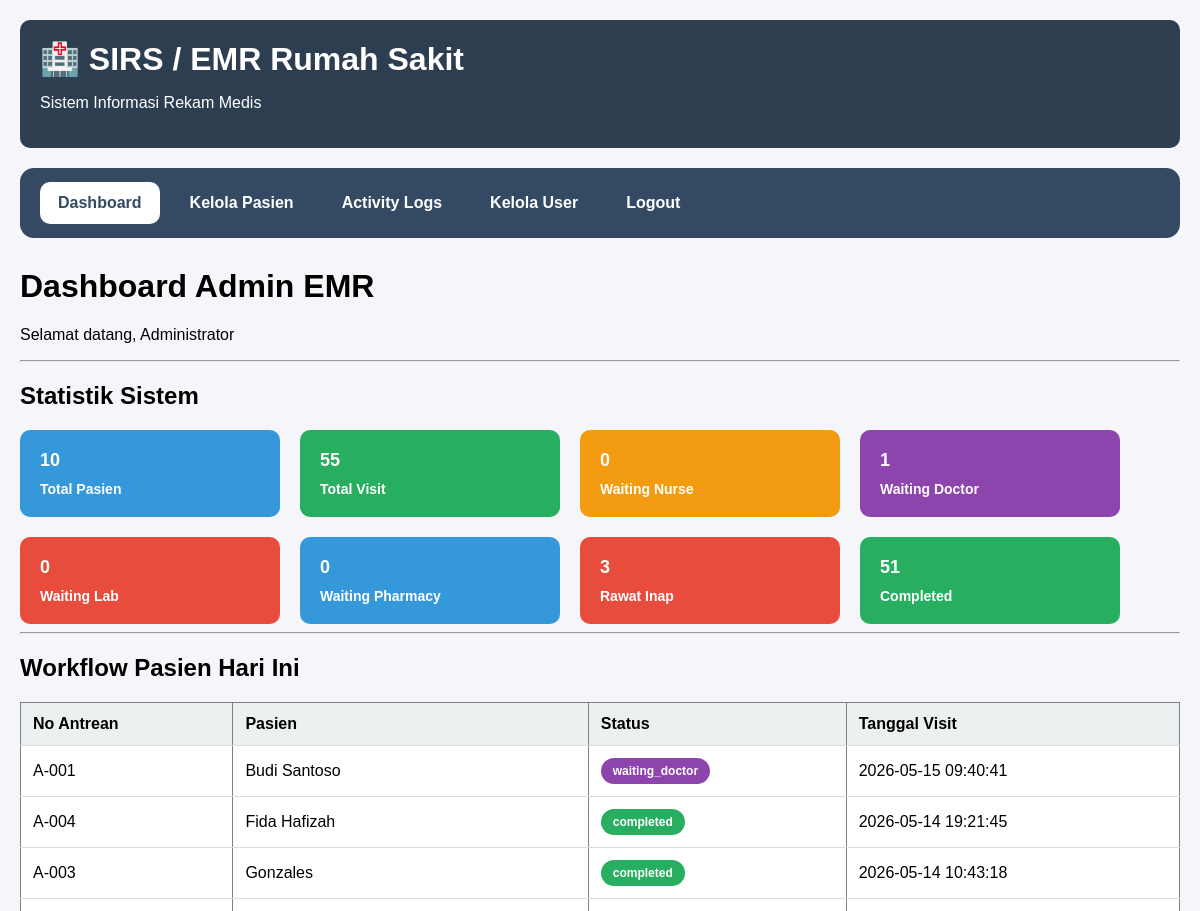
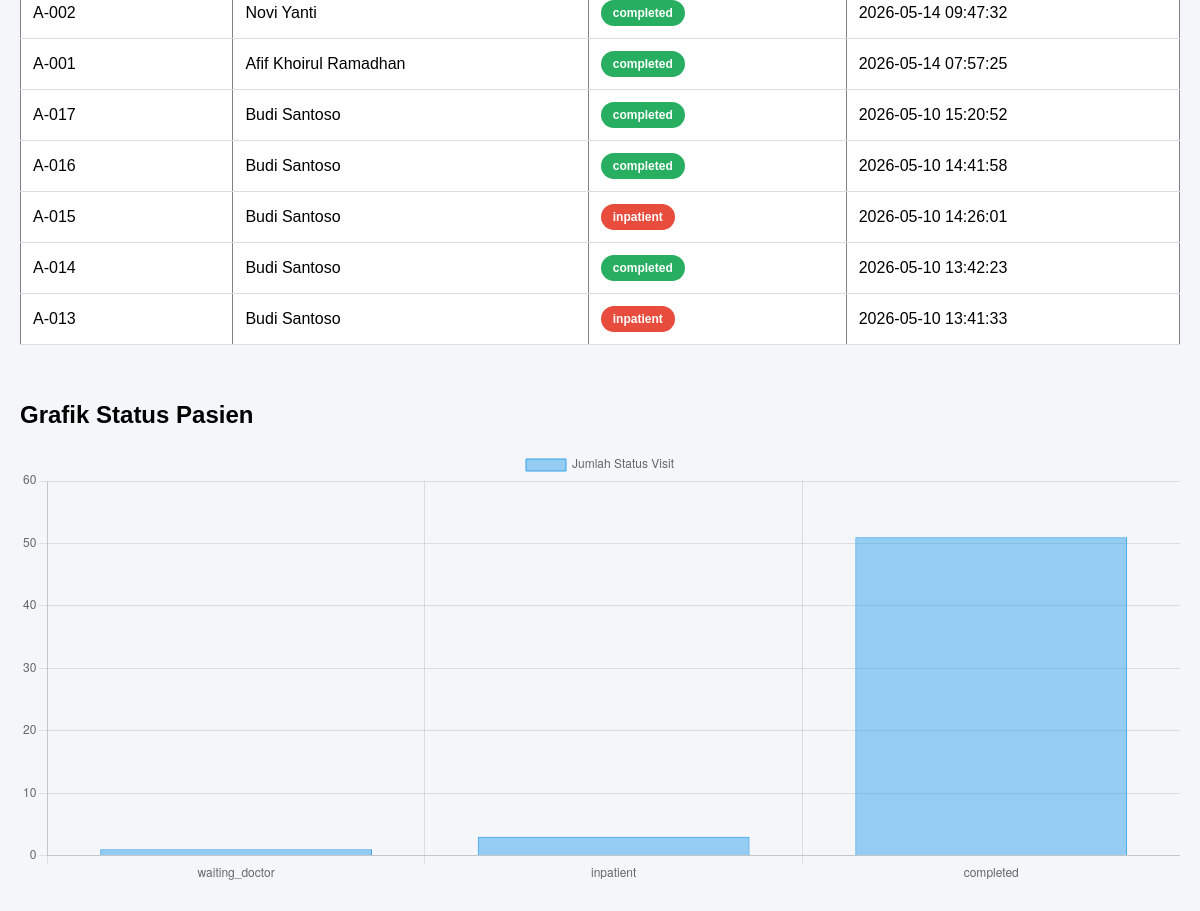
The app's page /modules/admin/dashboard.php (signed in) with its own data (2 pictures, top to bottom).
### tables this page shows
CREATE TABLE `visits` (
  `id` int(11) NOT NULL,
  `patient_id` int(11) NOT NULL,
  `visit_date` datetime DEFAULT current_timestamp(),
  `visit_type` enum('outpatient','inpatient','emergency') DEFAULT 'outpatient',
  `visit_status` enum('waiting_nurse','waiting_doctor','waiting_lab','lab_result_ready','inpatient','observation','waiting_pharmacy','completed','referred') DEFAULT 'waiting_nurse',
  `complaint` text DEFAULT NULL,
  `assigned_poli` varchar(100) DEFAULT NULL,
  `assigned_doctor_id` int(11) DEFAULT NULL,
  `created_at` timestamp NOT NULL DEFAULT current_timestamp(),
  `updated_at` timestamp NOT NULL DEFAULT current_timestamp() ON UPDATE current_timestamp(),
  `queue_number` varchar(20) DEFAULT NULL,
  `is_lab_return` tinyint(1) DEFAULT 0
);

CREATE TABLE `patients` (
  `id` int(11) NOT NULL,
  `medical_record_number` varchar(50) NOT NULL,
  `nik` varchar(30) DEFAULT NULL,
  `full_name` varchar(100) NOT NULL,
  `gender` enum('male','female') NOT NULL,
  `birth_date` date DEFAULT NULL,
  `phone` varchar(20) DEFAULT NULL,
  `address` text DEFAULT NULL,
  `created_at` timestamp NOT NULL DEFAULT current_timestamp()
);

### modules/admin/dashboard.php (the view, shortened to what this page needs)
<?php
include '../../config/database.php';
$total_patients = mysqli_fetch_assoc(
    mysqli_query(
        $conn,
        "SELECT COUNT(*) as total
FROM patients"
    )
);
$total_visits = mysqli_fetch_assoc(
    mysqli_query(
        $conn,
        "SELECT COUNT(*) as total
FROM visits"
    )
);
$waiting_nurse = mysqli_fetch_assoc(
    mysqli_query(
        $conn,
        "SELECT COUNT(*) as total
FROM visits
WHERE visit_status = 'waiting_nurse'"
    )
);
$waiting_doctor = mysqli_fetch_assoc(
    mysqli_query(
        $conn,
        "SELECT COUNT(*) as total
FROM visits
WHERE visit_status = 'waiting_doctor'"
    )
);
$waiting_lab = mysqli_fetch_assoc(
    mysqli_query(
        $conn,
        "SELECT COUNT(*) as total
FROM visits
WHERE visit_status = 'waiting_lab'"
    )
);
$waiting_pharmacy = mysqli_fetch_assoc(
    mysqli_query(
        $conn,
        "SELECT COUNT(*) as total
FROM visits
WHERE visit_status = 'waiting_pharmacy'"
    )
);
$inpatient = mysqli_fetch_assoc(
    mysqli_query(
        $conn,
        "SELECT COUNT(*) as total
FROM visits
WHERE visit_status = 'inpatient'"
    )
);
$completed = mysqli_fetch_assoc(
    mysqli_query(
        $conn,
        "SELECT COUNT(*) as total
FROM visits
WHERE visit_status = 'completed'"
    )
);
$workflow_query = mysqli_query(
    $conn,
    "SELECT visits.*,
patients.full_name
FROM visits
JOIN patients
ON visits.patient_id = patients.id
ORDER BY visits.visit_date DESC
LIMIT 10"
);
$chart_query = mysqli_query(
    $conn,
    "SELECT visit_status,
COUNT(*) as total
FROM visits
GROUP BY visit_status"
);
$chart_labels = [];
$chart_data = [];
while ($row = mysqli_fetch_assoc($chart_query)) {
    $chart_labels[] = $row['visit_status'];
    $chart_data[] = $row['total'];
}
?>
<?php
include '../../templates/header.php';
include '../../templates/navbar.php';
?>
<h1>Dashboard Admin EMR</h1>
<p>
    Selamat datang,
    <?= $_SESSION['name']; ?>
</p>
<hr>
<h2>Statistik Sistem</h2>
<div class="dashboard-cards">
    <div class="card blue">
        <?= $total_patients['total']; ?>
        <small>Total Pasien</small>
    </div>
    <div class="card green">
        <?= $total_visits['total']; ?>
        <small>Total Visit</small>
    </div>
    <div class="card orange">
        <?= $waiting_nurse['total']; ?>
        <small>Waiting Nurse</small>
    </div>
    <div class="card purple">
        <?= $waiting_doctor['total']; ?>
        <small>Waiting Doctor</small>
    </div>
    <div class="card red">
        <?= $waiting_lab['total']; ?>
        <small>Waiting Lab</small>
    </div>
    <div class="card blue">
        <?= $waiting_pharmacy['total']; ?>
        <small>Waiting Pharmacy</small>
    </div>
    <div class="card red">
        <?= $inpatient['total']; ?>
        <small>Rawat Inap</small>
    </div>
    <div class="card green">
        <?= $completed['total']; ?>
        <small>Completed</small>
    </div>
</div>
<hr>
<h2>Workflow Pasien Hari Ini</h2>
<table border="1" cellpadding="10" width="100%">
    <tr>
        <th>No Antrean</th>
        <th>Pasien</th>
        <th>Status</th>
        <th>Tanggal Visit</th>
    </tr>
    <?php while (
        $visit =
        mysqli_fetch_assoc($workflow_query)
    ) { ?>
        <tr>
            <td>
                <?= $visit['queue_number']; ?>
            </td>
            <td>
                <?= $visit['full_name']; ?>
            </td>
            <td>
                <?php
                $badge = 'badge-gray';
                if ($visit['visit_status'] == 'waiting_nurse') {
                    $badge = 'badge-orange';
                } elseif ($visit['visit_status'] == 'waiting_doctor') {
                    $badge = 'badge-purple';
                } elseif ($visit['visit_status'] == 'waiting_lab') {
                    $badge = 'badge-red';
                } elseif ($visit['visit_status'] == 'waiting_pharmacy') {
                    $badge = 'badge-blue';
                } elseif ($visit['visit_status'] == 'inpatient') {
                    $badge = 'badge-red';
                } elseif ($visit['visit_status'] == 'completed') {
                    $badge = 'badge-green';
                }
                ?>
                <span class="badge <?= $badge; ?>">
                    <?= $visit['visit_status']; ?>
                </span>
            </td>
            <td>
                <?= $visit['visit_date']; ?>
            </td>
        </tr>
    <?php } ?>
</table>
<br><br>
<h2>Grafik Status Pasien</h2>
<canvas id="visitChart" width="400" height="150">
</canvas>
<br><br>
<script>
    const ctx =
        document.getElementById('visitChart');
    new Chart(ctx, {
        type: 'bar',
        data: {
            labels:
                <?= json_encode($chart_labels); ?>,
            datasets: [{
                label:
                    'Jumlah Status Visit',
                data:
                    <?= json_encode($chart_data); ?>,
                borderWidth: 1
            }]
        },
        options: {
            responsive: true,
            scales: {
                y: {
                    beginAtZero: true
                }
            }
        }
    });
</script>
<?php
include '../../templates/footer.php';
?>

### assets/css/style.css (style rules this page uses)
body { font-family: Arial, sans-serif; background: #f4f6f9; margin: 0; padding: 20px; }
.dashboard-cards { display: flex; flex-wrap: wrap; gap: 20px; margin-top: 20px; }
.card { width: 220px; padding: 20px; border-radius: 10px; color: white; font-size: 18px; font-weight: bold; }
.blue { background: #3498db; }
.green { background: #27ae60; }
.orange { background: #f39c12; }
.red { background: #e74c3c; }
.purple { background: #8e44ad; }
.card small { display: block; margin-top: 10px; font-size: 14px; }
table { width: 100%; border-collapse: collapse; background: white; }
th, td { padding: 12px; border-bottom: 1px solid #ddd; text-align: left; }
th { background: #ecf0f1; }
.badge { padding: 5px 10px; color: white; border-radius: 5px; font-size: 12px; }
.badge { display: inline-block; padding: 6px 12px; border-radius: 20px; color: white; font-size: 12px; font-weight: bold; }
.badge-purple { background: #8e44ad; }
.badge-red { background: #e74c3c; }
.badge-green { background: #27ae60; }

### records on screen
visits: queue_number "A-001", patient.full_name "Budi Santoso", visit_status "waiting_doctor", visit_date "2026-05-15 09:40:41"
visits: queue_number "A-004", patient.full_name "Fida Hafizah", visit_status "completed", visit_date "2026-05-14 19:21:45"
visits: queue_number "A-003", patient.full_name "Gonzales", visit_status "completed", visit_date "2026-05-14 10:43:18"
visits: queue_number "A-002", patient.full_name "Novi Yanti", visit_status "completed", visit_date "2026-05-14 09:47:32"
visits: queue_number "A-001", patient.full_name "Afif Khoirul Ramadhan", visit_status "completed", visit_date "2026-05-14 07:57:25"
visits: queue_number "A-017", patient.full_name "Budi Santoso", visit_status "completed", visit_date "2026-05-10 15:20:52"
visits: queue_number "A-016", patient.full_name "Budi Santoso", visit_status "completed", visit_date "2026-05-10 14:41:58"
visits: queue_number "A-015", patient.full_name "Budi Santoso", visit_status "inpatient", visit_date "2026-05-10 14:26:01"
visits: queue_number "A-014", patient.full_name "Budi Santoso", visit_status "completed", visit_date "2026-05-10 13:42:23"
visits: queue_number "A-013", patient.full_name "Budi Santoso", visit_status "inpatient", visit_date "2026-05-10 13:41:33"

### other values on screen
$_SESSION['name'] "Administrator"
$total_patients['total'] "10"
$total_visits['total'] "55"
$waiting_nurse['total'] "0"
$waiting_doctor['total'] "1"
$waiting_lab['total'] "0"
$waiting_pharmacy['total'] "0"
$inpatient['total'] "3"
$completed['total'] "51"
chart data {{ json_encode($chart_labels) }} ["waiting_doctor","inpatient","completed"]
chart data {{ json_encode($chart_data) }} ["1","3","51"]
